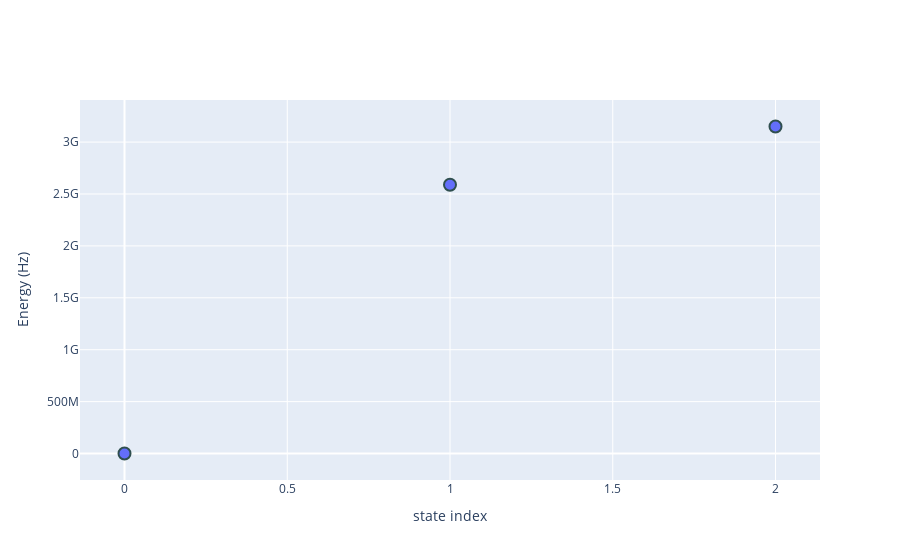

The notebook cell saved with this chart:
### Code cell
state_probs_text = [nvmodels.utilities.two_qutrit_state_to_text(s, decimals=5) for s in eigenstates]
nvmodels.plotting.plot_eigenspectrum_plotly(eigenvalues, state_probs_text, ylabel = "Energy (Hz)")

### Figure 1 — Plotly figure (JSON) as saved in the notebook; plotly's stock layout.template omitted (floating-point values rounded to 4 significant figures)
{"data": [{"hovertext": ["1.000|1,0>", "1.000|1,-1>", "1.000|1,1>"], "line": {"width": 0}, "marker": {"line": {"color": "DarkSlateGrey", "width": 2}, "size": 12}, "mode": "markers", "type": "scatter", "y": [0, 2590000000.0, 3150000000.0]}], "layout": {"xaxis": {"title": {"text": "state index"}}, "yaxis": {"tickformat": "s", "title": {"text": "Energy (Hz)"}}}}
